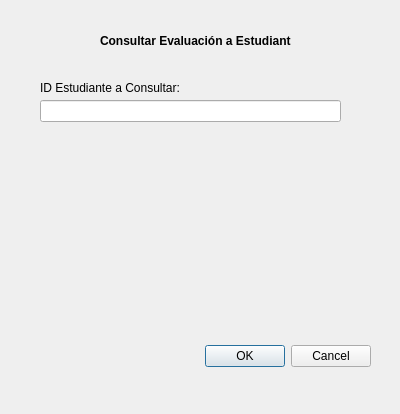
<?xml version="1.0" encoding="UTF-8"?>
<ui version="4.0">
 <class>Dialog</class>
 <widget class="QDialog" name="Dialog">
  <property name="geometry">
   <rect>
    <x>0</x>
    <y>0</y>
    <width>400</width>
    <height>414</height>
   </rect>
  </property>
  <property name="windowTitle">
   <string>Consultar Evaluación Estudiante</string>
  </property>
  <widget class="QDialogButtonBox" name="buttonBox">
   <property name="geometry">
    <rect>
     <x>30</x>
     <y>340</y>
     <width>341</width>
     <height>32</height>
    </rect>
   </property>
   <property name="orientation">
    <enum>Qt::Horizontal</enum>
   </property>
   <property name="standardButtons">
    <set>QDialogButtonBox::Cancel|QDialogButtonBox::Ok</set>
   </property>
  </widget>
  <widget class="QLabel" name="label">
   <property name="geometry">
    <rect>
     <x>100</x>
     <y>20</y>
     <width>191</width>
     <height>41</height>
    </rect>
   </property>
   <property name="font">
    <font>
     <italic>false</italic>
     <bold>true</bold>
    </font>
   </property>
   <property name="text">
    <string>Consultar Evaluación a Estudiante</string>
   </property>
  </widget>
  <widget class="QLineEdit" name="lineEdit">
   <property name="geometry">
    <rect>
     <x>40</x>
     <y>100</y>
     <width>301</width>
     <height>22</height>
    </rect>
   </property>
  </widget>
  <widget class="QLabel" name="label_2">
   <property name="geometry">
    <rect>
     <x>40</x>
     <y>80</y>
     <width>141</width>
     <height>16</height>
    </rect>
   </property>
   <property name="text">
    <string>ID Estudiante a Consultar:</string>
   </property>
  </widget>
 </widget>
 <resources/>
 <connections>
  <connection>
   <sender>buttonBox</sender>
   <signal>accepted()</signal>
   <receiver>Dialog</receiver>
   <slot>accept()</slot>
   <hints>
    <hint type="sourcelabel">
     <x>248</x>
     <y>254</y>
    </hint>
    <hint type="destinationlabel">
     <x>157</x>
     <y>274</y>
    </hint>
   </hints>
  </connection>
  <connection>
   <sender>buttonBox</sender>
   <signal>rejected()</signal>
   <receiver>Dialog</receiver>
   <slot>reject()</slot>
   <hints>
    <hint type="sourcelabel">
     <x>316</x>
     <y>260</y>
    </hint>
    <hint type="destinationlabel">
     <x>286</x>
     <y>274</y>
    </hint>
   </hints>
  </connection>
 </connections>
</ui>
